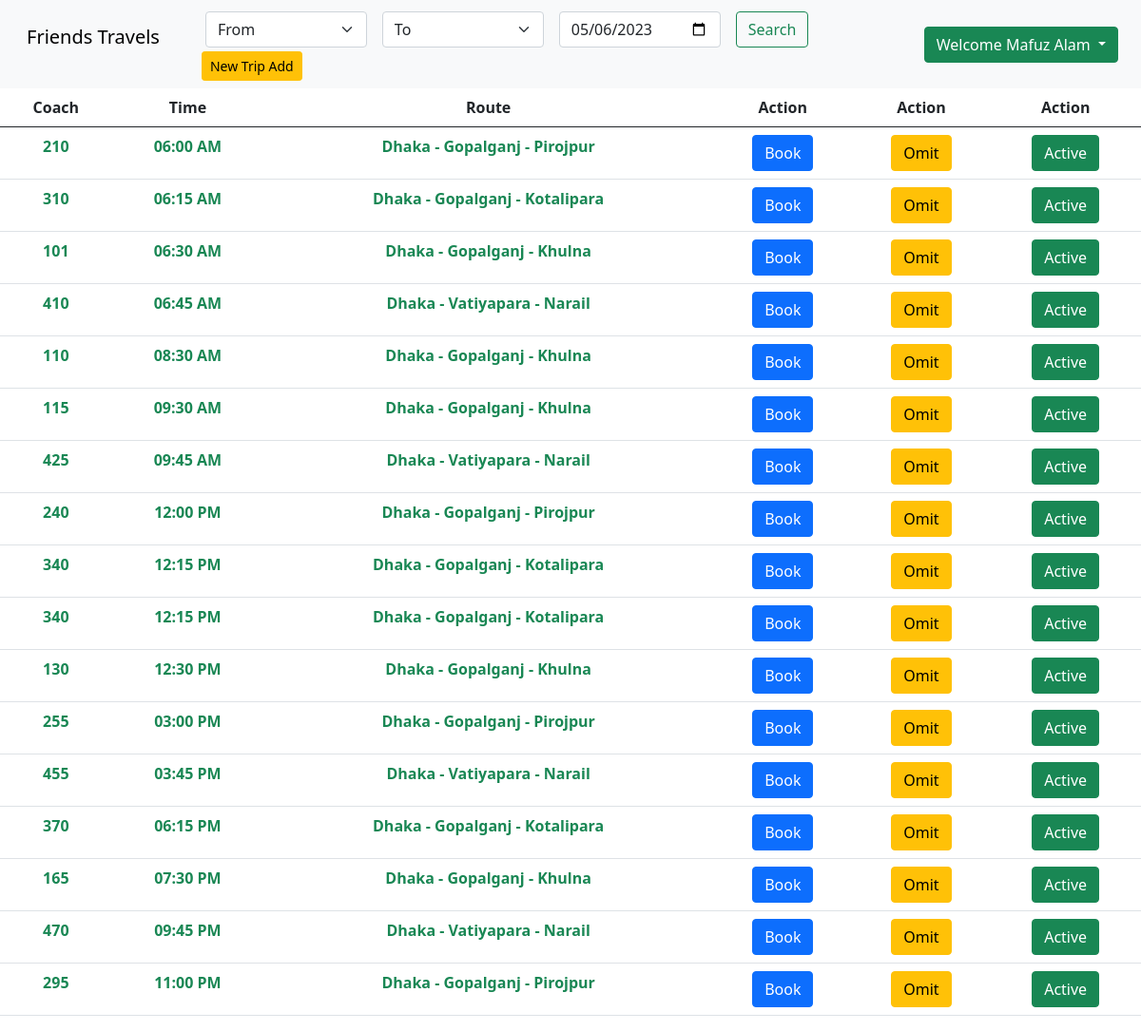
Page /admin/ (signed in) on the committed database.
### tables this page shows
CREATE TABLE `trip_status` (
  `s_no` int(255) NOT NULL,
  `id` varchar(255) NOT NULL,
  `coach_no` varchar(60) NOT NULL,
  `status` int(1) NOT NULL DEFAULT 1,
  `date` varchar(60) NOT NULL,
  `time` varchar(60) NOT NULL,
  `route` varchar(255) NOT NULL,
  `station` text NOT NULL,
  `A1` int(1) NOT NULL DEFAULT 0,
  `A2` int(1) NOT NULL DEFAULT 0,
  `A3` int(1) NOT NULL DEFAULT 0,
  `A4` int(1) NOT NULL DEFAULT 0,
  `B1` int(1) NOT NULL DEFAULT 0,
  `B2` int(1) NOT NULL DEFAULT 0,
  `B3` int(1) NOT NULL DEFAULT 0,
  `B4` int(1) NOT NULL DEFAULT 0,
  `C1` int(1) NOT NULL DEFAULT 0,
  `C2` int(1) NOT NULL DEFAULT 0,
  `C3` int(1) NOT NULL DEFAULT 0,
  `C4` int(1) NOT NULL DEFAULT 0,
  `D1` int(1) NOT NULL DEFAULT 0,
  `D2` int(1) NOT NULL DEFAULT 0,
  `d3` int(1) NOT NULL DEFAULT 0,
  `d4` int(1) NOT NULL DEFAULT 0,
  `e1` int(1) NOT NULL DEFAULT 0,
  `e2` int(1) NOT NULL DEFAULT 0,
  `e3` int(1) NOT NULL DEFAULT 0,
  `e4` int(1) NOT NULL DEFAULT 0,
  `f1` int(1) NOT NULL DEFAULT 0,
  `f2` int(1) NOT NULL DEFAULT 0,
  `f3` int(1) NOT NULL DEFAULT 0,
  `f4` int(1) NOT NULL DEFAULT 0,
  `g1` int(1) NOT NULL DEFAULT 0,
  `g2` int(1) NOT NULL DEFAULT 0,
  `g3` int(1) NOT NULL DEFAULT 0,
  `g4` int(1) NOT NULL DEFAULT 0,
  `h1` int(1) NOT NULL DEFAULT 0,
  `h2` int(1) NOT NULL DEFAULT 0,
  `h3` int(1) NOT NULL DEFAULT 0,
  `h4` int(1) NOT NULL DEFAULT 0,
  `i1` int(1) NOT NULL DEFAULT 0,
  `i2` int(1) NOT NULL DEFAULT 0,
  `i3` int(1) NOT NULL DEFAULT 0,
  `i4` int(1) NOT NULL DEFAULT 0,
  `j1` int(1) NOT NULL DEFAULT 0,
  `j2` int(1) NOT NULL DEFAULT 0,
  `j3` int(1) NOT NULL DEFAULT 0,
  `j4` int(1) NOT NULL DEFAULT 0,
  `j5` int(1) NOT NULL DEFAULT 0
);

### admin/index.php (the view, shortened to what this page needs)
<?php
require_once '../inc/conn.php';
$user_name = $_SESSION['user_name'];
?>
<!doctype html>
<html lang="en">
<head>
    <link href="https://cdn.jsdelivr.net/npm/bootstrap@5.3.0-alpha3/dist/css/bootstrap.min.css" rel="stylesheet"
>
    <link rel="stylesheet" href="https://cdnjs.cloudflare.com/ajax/libs/bootstrap/5.0.1/css/bootstrap.min.css">
    <link rel="stylesheet" href="https://cdn.jsdelivr.net/npm/bootstrap-icons@1.10.5/font/bootstrap-icons.css">
    <link rel="stylesheet" href="style.css">
</head>
<body>
    <nav class="navbar sticky-top navbar-expand-lg bg-body-tertiary">
        <div class="container-fluid">
            <p class="navbar-brand p-1">Friends Travels</p>
            <div class="collapse navbar-collapse" id="navbarNav">
                <div class="container overflow-hidden">
                    <form class="row gx-2" action="" method="post">
                        <div class="col">
                            <div class="p-1">
                                <select class="form-select mr-4" aria-label="Default select example">
                                    <option selected>From</option>
                                </select>
                            </div>
                        </div>
                        <div class="col">
                            <div class="p-1">
                                <select class="form-select mr-4" aria-label="Default select example">
                                    <option selected>To</option>
                                </select>
                            </div>
                        </div>
                        <div class="col">
                            <div class="p-1">
                                <input name="date" type="date" class="form-control"
                                    value="<?php echo date( 'Y-m-d' ); ?>" required />
                            </div>
                        </div>
                        <div class="col">
                            <div class="p-1">
                                <button type="submit" class="btn btn-outline-success">Search</button>
                            </div>
                        </div>
                    </form>
                    <button type="button" class="btn btn-warning btn-sm" data-bs-toggle="modal"
                        data-bs-target="#tripAddModal">
                        New Trip Add
                    </button>
                </div>
                <div class="d-flex flex-row-reverse">
                    <div class="dropdown">
                        <button class="btn btn-success dropdown-toggle" type="button" id="triggerId"
                            data-bs-toggle="dropdown" aria-haspopup="true" aria-expanded="false">
                            Welcome <?php echo $user_name ?>
                        </button>
                    </div>
                </div>
            </div>
        </div>
    </nav>
    <div class="">
        <?php
        if ($_SERVER['REQUEST_METHOD'] == 'POST') {
            $date = $_POST['date'];
        }
        else {
            $date = date( 'Y-m-d' );
        }
        $sql = "SELECT * FROM `trip_status` WHERE date = '$date' ORDER BY STR_TO_DATE(time, '%h:%i %p')";
        $result = mysqli_query( $con, $sql );
        if (mysqli_num_rows( $result ) > 0) {
            echo '
                <table class="table table-hover text-center">
                    <thead>
                        <tr>
                            <th scope="col">Coach</th>
                            <th scope="col">Time</th>
                            <th scope="col">Route</th>
                            <th scope="col">Action</th>
                            <th scope="col">Action</th>
                            <th scope="col">Action</th>
                        </tr>
                    </thead>
                <tbody>';
            while ($row = mysqli_fetch_assoc( $result )) {
                echo '
                    <tr>
                        <td class="text-success fw-bold">' . $row['coach_no'] . '</td>
                        <td class="text-success fw-bold">' . $row['time'] . '</td>
                        <td class="text-success fw-bold">' . $row['route'] . '</td>
                        <td>';
                if ($row['status'] == 1) {
                    echo '<button type="button" class="btn btn-primary" data-bs-toggle="modal" data-bs-target="#exampleModal" data-id="' . $row['id'] . '">
                            Book
                        </button>';
                }
                else {
                    echo '<button type="button" class="btn btn-danger" disabled>
                            Book
                        </button>';
                }
                echo '</td>
                        <td>
                            <button type="button" class="btn btn-warning" data-bs-toggle="modal" data-bs-target="#tripOmit" data-id="' . $row['id'] . '">
                                Omit
                            </button>
                        </td>';
                echo '<td>
                        <button type="button" class="btn btn-success" data-bs-toggle="modal" data-bs-target="#tripActive" data-id="' . $row['id'] . '">
                            Active
                        </button>
                    </td>
                </tr>';
            }
            echo '</tbody></table>';
        }
        else {
            echo '<p class="text-center fs-3">No Trip Found</p>';
        }
        ?>
    </div>
</body>
</html>

### rows in the picture
trip_status: coach_no "210", time "06:00 AM", route "Dhaka - Gopalganj - Pirojpur"
trip_status: coach_no "310", time "06:15 AM", route "Dhaka - Gopalganj - Kotalipara"
trip_status: coach_no "101", time "06:30 AM", route "Dhaka - Gopalganj - Khulna"
trip_status: coach_no "410", time "06:45 AM", route "Dhaka - Vatiyapara - Narail"
trip_status: coach_no "110", time "08:30 AM", route "Dhaka - Gopalganj - Khulna"
trip_status: coach_no "115", time "09:30 AM", route "Dhaka - Gopalganj - Khulna"
trip_status: coach_no "425", time "09:45 AM", route "Dhaka - Vatiyapara - Narail"
trip_status: coach_no "240", time "12:00 PM", route "Dhaka - Gopalganj - Pirojpur"
trip_status: coach_no "340", time "12:15 PM", route "Dhaka - Gopalganj - Kotalipara"
trip_status: coach_no "340", time "12:15 PM", route "Dhaka - Gopalganj - Kotalipara"
trip_status: coach_no "130", time "12:30 PM", route "Dhaka - Gopalganj - Khulna"
trip_status: coach_no "255", time "03:00 PM", route "Dhaka - Gopalganj - Pirojpur"
trip_status: coach_no "455", time "03:45 PM", route "Dhaka - Vatiyapara - Narail"
trip_status: coach_no "370", time "06:15 PM", route "Dhaka - Gopalganj - Kotalipara"
trip_status: coach_no "165", time "07:30 PM", route "Dhaka - Gopalganj - Khulna"
trip_status: coach_no "470", time "09:45 PM", route "Dhaka - Vatiyapara - Narail"
trip_status: coach_no "295", time "11:00 PM", route "Dhaka - Gopalganj - Pirojpur"

### other values in the picture
$user_name "Mafuz Alam"
